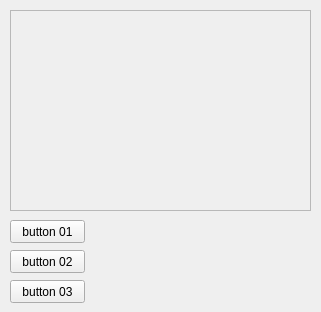
<?xml version="1.0" encoding="UTF-8"?>
<ui version="4.0">
 <class>window</class>
 <widget class="QWidget" name="window">
  <property name="geometry">
   <rect>
    <x>0</x>
    <y>0</y>
    <width>321</width>
    <height>312</height>
   </rect>
  </property>
  <property name="windowTitle">
   <string>Oscilloscope</string>
  </property>
  <widget class="Osc" name="plot">
   <property name="geometry">
    <rect>
     <x>10</x>
     <y>10</y>
     <width>301</width>
     <height>201</height>
    </rect>
   </property>
   <property name="frameShape">
    <enum>QFrame::StyledPanel</enum>
   </property>
   <property name="frameShadow">
    <enum>QFrame::Raised</enum>
   </property>
  </widget>
  <widget class="QPushButton" name="button01">
   <property name="geometry">
    <rect>
     <x>10</x>
     <y>220</y>
     <width>75</width>
     <height>23</height>
    </rect>
   </property>
   <property name="text">
    <string>button 01</string>
   </property>
  </widget>
  <widget class="QPushButton" name="button02">
   <property name="geometry">
    <rect>
     <x>10</x>
     <y>250</y>
     <width>75</width>
     <height>23</height>
    </rect>
   </property>
   <property name="text">
    <string>button 02</string>
   </property>
  </widget>
  <widget class="QPushButton" name="button03">
   <property name="geometry">
    <rect>
     <x>10</x>
     <y>280</y>
     <width>75</width>
     <height>23</height>
    </rect>
   </property>
   <property name="text">
    <string>button 03</string>
   </property>
  </widget>
 </widget>
 <customwidgets>
  <customwidget>
   <class>Osc</class>
   <extends>QFrame</extends>
   <header>osc.h</header>
   <container>1</container>
  </customwidget>
 </customwidgets>
 <resources/>
 <connections/>
</ui>
